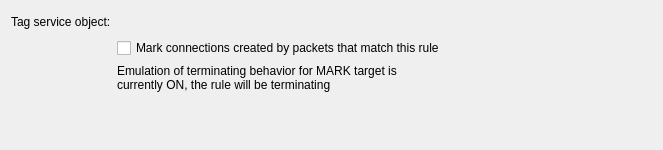
          <widget class="QWidget" name="TagIntPage" >
           <layout class="QGridLayout" >
            <item row="0" column="0" colspan="2" >
             <widget class="QLabel" name="textLabel4_2" >
              <property name="text" >
               <string>Tag service object:</string>
              </property>
              <property name="wordWrap" >
               <bool>false</bool>
              </property>
             </widget>
            </item>
            <item rowspan="3" row="0" column="2" >
             <spacer>
              <property name="orientation" >
               <enum>Qt::Horizontal</enum>
              </property>
              <property name="sizeType" >
               <enum>QSizePolicy::Expanding</enum>
              </property>
              <property name="sizeHint" stdset="0" >
               <size>
                <width>201</width>
                <height>81</height>
               </size>
              </property>
             </spacer>
            </item>
            <item rowspan="3" row="1" column="0" >
             <widget class="FWObjectDropArea" native="1" name="iptTagDropArea" >
              <property name="sizePolicy" >
               <sizepolicy vsizetype="Fixed" hsizetype="Fixed" >
                <horstretch>0</horstretch>
                <verstretch>0</verstretch>
               </sizepolicy>
              </property>
              <property name="minimumSize" >
               <size>
                <width>100</width>
                <height>80</height>
               </size>
              </property>
              <property name="font" >
               <font>
                <pointsize>9</pointsize>
               </font>
              </property>
             </widget>
            </item>
            <item row="1" column="1" >
             <widget class="QCheckBox" name="ipt_mark_connections" >
              <property name="toolTip" >
               <string>Requires CONNMARK target</string>
              </property>
              <property name="text" >
               <string>Mark connections created by packets that match this rule</string>
              </property>
             </widget>
            </item>
            <item row="2" column="1" >
             <widget class="QLabel" name="tag_terminating" >
              <property name="toolTip" >
               <string>Note: this action translates into MARK target for iptables.
Normally this target is non-terminating, that is, other rules
with Classify or Tag actions below this one will process
the same packet. However, Firewall Builder can emulate
terminating behavior for this action. Option in the "compiler"
tab of the firewall object properties dialog activates emulation.</string>
              </property>
              <property name="text" >
               <string>Emulation of terminating behavior for MARK target is currently ON, the rule will be terminating</string>
              </property>
              <property name="alignment" >
               <set>Qt::AlignLeading|Qt::AlignLeft|Qt::AlignVCenter</set>
              </property>
              <property name="wordWrap" >
               <bool>true</bool>
              </property>
             </widget>
            </item>
            <item row="4" column="0" colspan="3" >
             <spacer>
              <property name="orientation" >
               <enum>Qt::Vertical</enum>
              </property>
              <property name="sizeType" >
               <enum>QSizePolicy::MinimumExpanding</enum>
              </property>
              <property name="sizeHint" stdset="0" >
               <size>
                <width>609</width>
                <height>21</height>
               </size>
              </property>
             </spacer>
            </item>
           </layout>
          </widget>
